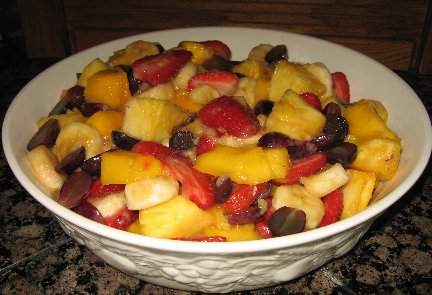
#> input picture images/fruit2.jpg, 432 x 295 px, found by its file name
$ python ROTHA_Dapravith_e20190915_TP4_20240110110424.py
#> lines starting #> are read from the running program, lines starting #| are printed output that depends on the picture
import cv2
readimg =  cv2.imread('./images/fruit2.jpg')
#> readimg is the input picture: shape (295, 432, 3); mean B, G, R 53.5, 90.8, 124.9
maskSobelX= [[-1,0,1],
             [-2,0,2],
             [-1,0,1]]
maskSobelY=[[1,2,1],
            [0,0,0],
            [-1,-2,-1]]

#extract height and width
mOutImg=cv2.imread('./images/fruit2.jpg')
(height,width,kernel)=readimg.shape
#> height = 295; width = 432; kernel = 3
print(width,height,kernel)
#| 432 295 3

pTmpXB= (width*height)*[0]
pTmpXG= (width*height)*[0]
pTmpXR= (width*height)*[0]
pTmpYB=(width*height)*[0]
pTmpYG=(width*height)*[0]
pTmpYR= (width*height)*[0]
#initailize 0
mOutImg=mOutImg*0
#> mOutImg: shape (295, 432, 3); every value is 0
#apply mask to original image
for i in range(1,height-1):
    for j in range(1,width-1):
        newValueBx=0
        newValueGx=0
        newValueRx=0
        newValueB=0
        newValueG =0
        newValueR=0
        for mr in range(3):
            for mc in range(3):
            # I1(i+k-1,j+l-1)k(k,l)
                r,g,b=readimg[i+mc-1,j+mr-1]
                newValueBx += maskSobelX[mr][mc]*b
                newValueGx += maskSobelX[mr][mc]*g
                newValueRx += maskSobelX[mr][mc]*r
                newValueB += maskSobelY[mr][mc]*b
                newValueG += maskSobelY[mr][mc]*g
                newValueR += maskSobelY[mr][mc]*r
        pTmpYB[i*width+j]= newValueB
        pTmpYG[i*width+j]= newValueG
        pTmpYR[i*width+j]= newValueR
        pTmpXB[i *width +j]= newValueBx
        pTmpXG[i * width +j]=newValueGx
        pTmpXR[i * width +j]= newValueRx
#> after the loop, pTmpXB = 127440 items; pTmpXG = 127440 items; pTmpXR = 127440 items; pTmpYB = 127440 items; pTmpYG = 127440 items; pTmpYR = 127440 items
#convert to positive
for i in range(1,height-1):
    for j in range(1,width-1):
        constBVal1,constGVal1,constRVal1=pTmpXB[i*width+j],pTmpXG[i*width+j],pTmpXR[i*width+j]
        constBVal2,constGVal2,constRVal2=pTmpYB[i*width+j],pTmpYG[i*width+j],pTmpYR[i*width+j]
        if constBVal1<0:
            constBVal1=-constBVal1
        if constGVal1<0:
            constGVal1=-constGVal1
        if constRVal1<0:
            constRVal1=-constRVal1
        if constBVal2<0:
            constBVal2=-constBVal2
        if constGVal2<0:
            constGVal2=-constGVal2
        if constRVal2<0:
            constRVal2=-constRVal2
        pTmpXB[i*width+j]=constBVal1+constBVal2
        pTmpXG[i*width+j]=constGVal1+constGVal2
        pTmpXR[i*width+j]=constRVal1+constRVal2
#new max and min of picture
minB=minG=minR=100000000
maxB=maxG=maxR=-100000000
for i in range(1,height-1):
    for j in range(1,width-1):
        newValueB=pTmpXB[i*width+j]
        newValueG=pTmpXG[i*width+j]
        newValueR=pTmpXR[i*width+j]
        if(newValueB<minB):
            minB=newValueB
        if(newValueB>maxB):
            maxB=newValueB
        if(newValueG<minG):
            minG=newValueG
        if(newValueG>maxG):
            maxG=newValueG
        if(newValueR<minR):
            minR = newValueR
        if(newValueR>maxR):
            maxR=newValueR
#> after the loop, maxB = 1046; maxG = 1034; maxR = 1124; minB = 0; minG = 0; minR = 0
#optimize number
constBVal1 = (float(255.0/(maxB-minB)))
#> constBVal1 = 0.244
constBVal2= (float(-255.0*minB/(maxB-minB)))
#> constBVal2 = 0
constGVal1=(float(255.0/(maxG-minG)))
#> constGVal1 = 0.247
constGVal2 = (float(-255.0*minG/(maxG-minG)))
#> constGVal2 = 0
constRVal1=(float(255.0/(maxR-minR)))
#> constRVal1 = 0.227
constRVal2=(float(-255.0 * minR/(maxR-minR)))
#> constRVal2 = 0
# apply new RGB
for i in range(1,height-1):
    for j in range(1,width-1):
        # [5 lines of commented-out code are left out]
        newB = pTmpXB[i *width + j] * (constBVal1-constBVal2) + constBVal2
        newG = pTmpXG[i * width + j] * (constGVal1-constGVal2) + constGVal2
        newR = pTmpXR[i * width + j] * (constRVal1-constRVal2) + constRVal2
        mOutImg[i, j] = [newB, newG, newR]
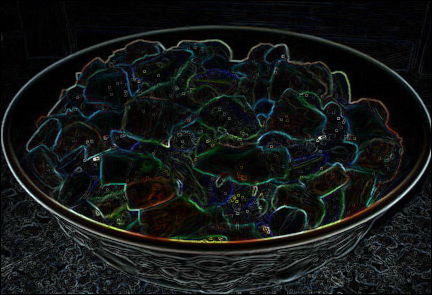
#> mOutImg: shape (295, 432, 3); mean B, G, R 22.2, 23, 19.7

pTmpXB=[]
pTmpXG=[]
pTmpXR=[]
pTmpYB=[]
pTmpYG=[]
pTmpYR=[]
# print(mOutImg)
cv2.imshow("Sobel Edge Detection",mOutImg)
cv2.imshow("Origin",readimg)
cv2.waitKey()

$ run again, with images/fruit1.jpg copied over images/fruit2.jpg
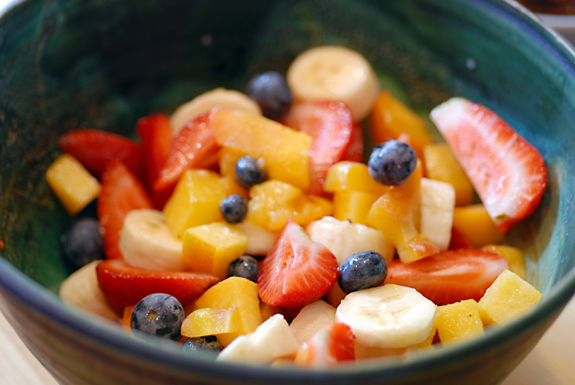
#> input picture images/fruit1.jpg, 575 x 385 px, found by its file name
#> readimg is the input picture: shape (385, 575, 3); mean B, G, R 68, 97.8, 128.9
#| 575 385 3
#> after the loop `for i in range(1,height-1):`: pTmpXB = 221375 items
#> after the loop `for i in range(1,height-1):`: maxB = 1358; maxG = 1436; maxR = 1382; minB = 0
#> constBVal1 = 0.188
#> constBVal2 = 0
#> constGVal1 = 0.178
#> constGVal2 = 0
#> constRVal1 = 0.185
#> constRVal2 = 0
#> after the loop `for i in range(1,height-1):`:
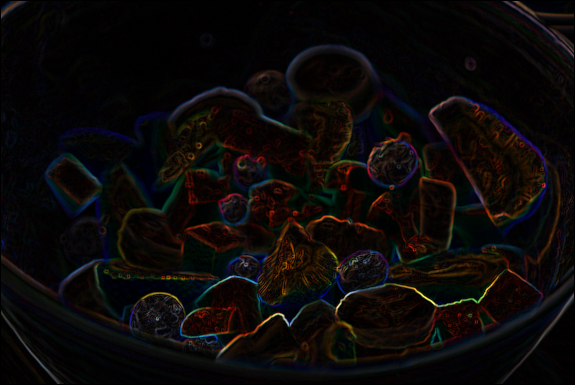
#> mOutImg: shape (385, 575, 3); mean B, G, R 8.5, 9.2, 12.3

$ run again, with images/fruit3.jpg copied over images/fruit2.jpg
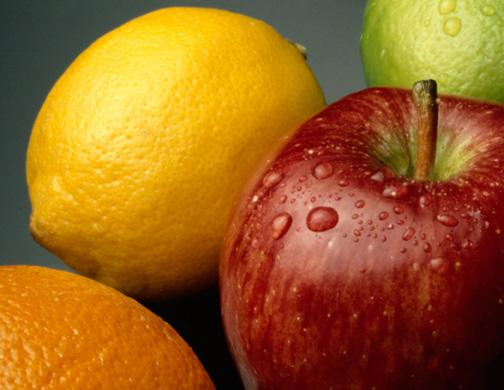
#> input picture images/fruit3.jpg, 504 x 390 px, found by its file name
#> readimg is the input picture: shape (390, 504, 3); mean B, G, R 32.1, 98.1, 155.4
#| 504 390 3
#> after the loop `for i in range(1,height-1):`: pTmpXB = 196560 items
#> after the loop `for i in range(1,height-1):`: maxB = 754; maxR = 660; minB = 0
#> constBVal1 = 0.338
#> constBVal2 = 0
#> constGVal1 = 0.338
#> constGVal2 = 0
#> constRVal1 = 0.386
#> constRVal2 = 0
#> after the loop `for i in range(1,height-1):`:
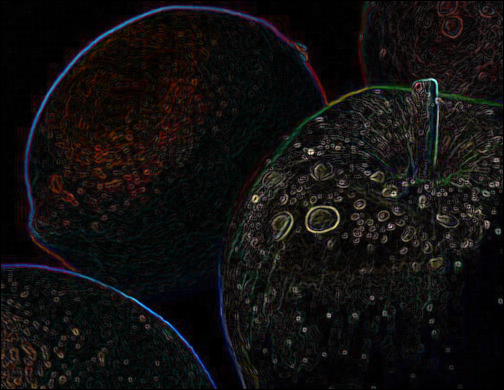
#> mOutImg: shape (390, 504, 3); mean B, G, R 15.7, 15.8, 17.5

$ run again, with images/fruit4.jpg copied over images/fruit2.jpg
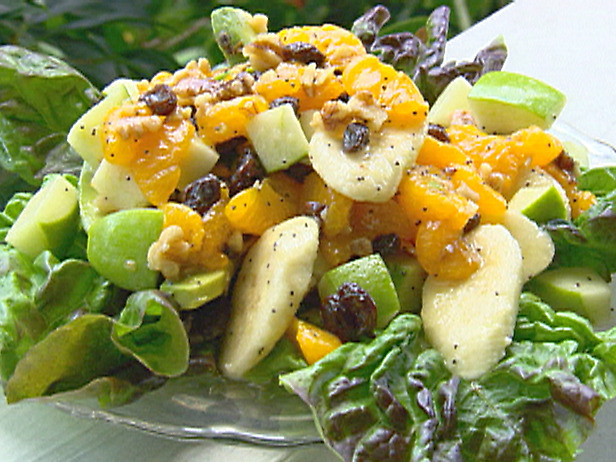
#> input picture images/fruit4.jpg, 616 x 462 px, found by its file name
#> readimg is the input picture: shape (462, 616, 3); mean B, G, R 86.8, 145.3, 146.5
#| 616 462 3
#> after the loop `for i in range(1,height-1):`: pTmpXB = 284592 items
#> after the loop `for i in range(1,height-1):`: maxB = 1212; maxG = 1272; maxR = 1280; minB = 0
#> constBVal1 = 0.21
#> constBVal2 = 0
#> constGVal1 = 0.2
#> constGVal2 = 0
#> constRVal1 = 0.199
#> constRVal2 = 0
#> after the loop `for i in range(1,height-1):`:
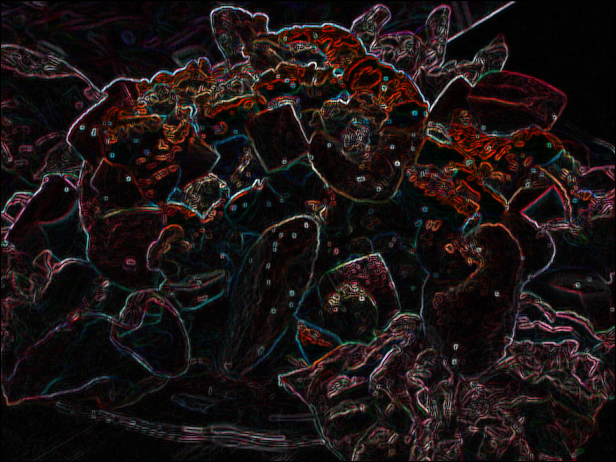
#> mOutImg: shape (462, 616, 3); mean B, G, R 19.6, 19.5, 27.2
